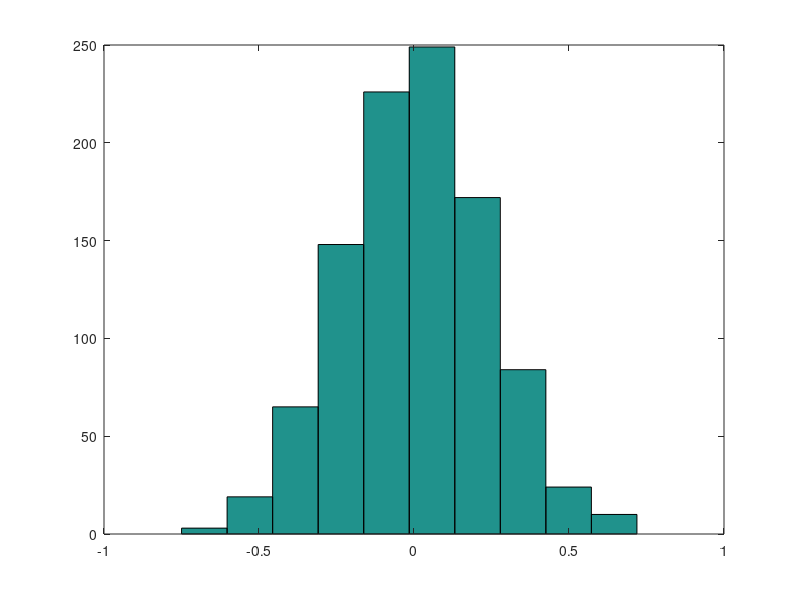

Write the MATLAB code that produced this figure.
function unifrom_gaussian_adder
uniform_noise = [];
for k = 1:1000
        uniform_noise =  [sum(-1 + rand(6,1)*2)/6 uniform_noise];
end
figure
hist(uniform_noise)
end